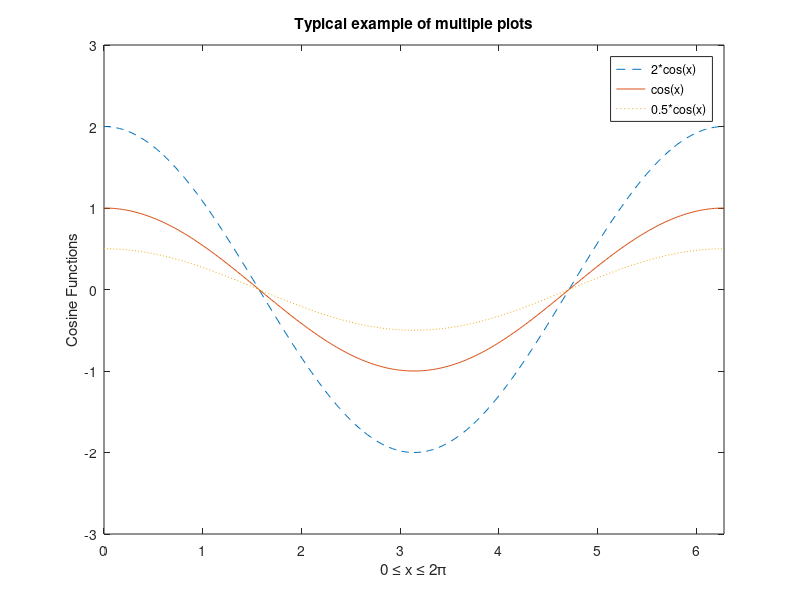

Source code (MATLAB):
x = 0:pi/100:2*pi;
y1 = 2*cos(x);
y2 = cos(x);
y3 = 0.5*cos(x);
plot(x,y1,'--',x,y2,'-',x,y3,':')
xlabel('0 \leq x \leq 2\pi')
ylabel('Cosine Functions')
legend('2*cos(x)','cos(x)','0.5*cos(x)')
title('Typical example of multiple plots')
axis([0 2*pi -3 3])
